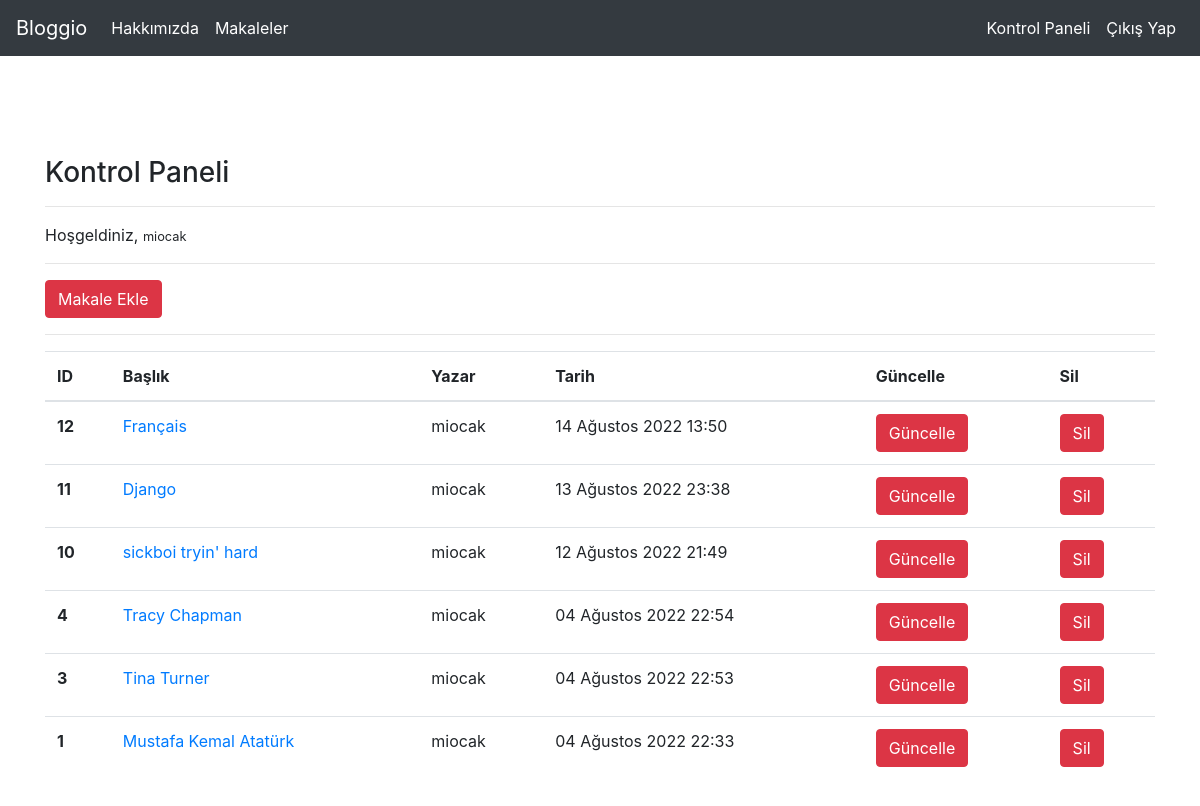
Screenshot of /articles/dashboard/ (signed in) with the database file from the repository.
### article/models.py (models this page shows, shortened)
class Article(models.Model):
    author = models.ForeignKey("auth.User",on_delete = models.CASCADE,verbose_name="Yazar")
    title = models.CharField(max_length= 50,verbose_name="Başlık")
    content = RichTextField()
    created_date = models.DateTimeField(auto_now_add=True,verbose_name="Oluşturulma Tarihi")
    article_image = models.FileField(blank=True,null=True,verbose_name="Makaleye Görsel Ekleyin.")
    class Meta:
        ordering = ['-created_date']

### article/views.py (the view)
# urls.py: path('dashboard/',views.dashboard,name="dashboard"),
@login_required(login_url = "user:login")
def dashboard(request):
    articles = Article.objects.filter(author = request.user)
    context = {
        "articles":articles
    }
    return render(request,"dashboard.html",context)

### templates/dashboard.html
{% extends 'layout.html' %}
{% block body %}
<h3>Kontrol Paneli</h3>
<hr>
<p>
    Hoşgeldiniz, <small>{{request.user.username}}</small>
</p>
<hr>
<a class = "btn btn-danger" href="/articles/addarticle">Makale Ekle</a>
<hr>
{% if articles %}
<table class="table">
        <thead>
          <tr>
            <th scope="col">ID</th>
            <th scope="col">Başlık</th>
            <th scope="col">Yazar</th>
            <th scope="col">Tarih</th>
            <th scope="col">Güncelle</th>
            <th scope="col">Sil</th>
          </tr>
        </thead>
        <tbody>
          {% for article in articles %}
          <tr>
            <th scope="row">{{article.id}}</th>
            <td><a href="/articles/article/{{article.id}}">{{article.title}}</a></td>
            <td>{{article.author.username}}</td>
            <td>{{article.created_date}}</td>
            <td><a href="/articles/update/{{article.id}}" class = "btn btn-danger">Güncelle</a></td>
            <td><a href="/articles/delete/{{article.id}}" class = "btn btn-danger">Sil</a></td>
          </tr>
          {% endfor %}
        </tbody>
      </table>
{% else %}
<div class = "alert alert-danger">
    Henüz bir makaleniz bulunmuyor..
</div>
{% endif %}
{% endblock body %}

### templates/layout.html (shortened to what this page needs)
<!DOCTYPE html>
{% load static %}
<html lang= "en">
<head>
    <link rel="stylesheet" href="https://cdn.jsdelivr.net/npm/bootstrap@4.0.0/dist/css/bootstrap.min.css"></head>
<body>
        {% include 'includes/navbar.html' %}
        <div style = "margin-top : 100px; margin-bottom: 100px;" class = "container">
            {% block body %}
            {% endblock body %}
        </div>
    </body>
</html>

### templates/includes/navbar.html (shortened to what this page needs)
<nav class="navbar navbar-expand-md navbar-dark bg-dark mb-4">
  <a class="navbar-brand" href="{% url 'index'  %}">Bloggio</a>
  <div class="collapse navbar-collapse" id="navbarCollapse">
    <ul class="navbar-nav mr-auto">
      <li class="nav-item active">
        <a class="nav-link" href="{% url 'about'  %}">Hakkımızda</a>
      </li>
      <li class="nav-item active">
          <a class="nav-link" href="{% url 'article:articles'  %}">Makaleler</a>
      </li>
    </ul>
    <ul class="navbar-nav ml-auto">
    {% if request.user.is_authenticated %}
    <li class="nav-item active">
      <a class="nav-link" href="{% url 'article:dashboard'  %}">Kontrol Paneli</a>
    </li>
    <li class="nav-item active">
      <a class="nav-link" href="{% url 'user:logout'  %}">Çıkış Yap</a>
    </li>
    {% endif %}
    </ul>
  </div>
</nav>

### rows the page displays
Article: id "12", title "Français", author.username "miocak", created_date "14 Ağustos 2022 13:50"
Article: id "11", title "Django", author.username "miocak", created_date "13 Ağustos 2022 23:38"
Article: id "10", title "sickboi tryin' hard", author.username "miocak", created_date "12 Ağustos 2022 21:49"
Article: id "4", title "Tracy Chapman", author.username "miocak", created_date "04 Ağustos 2022 22:54"
Article: id "3", title "Tina Turner", author.username "miocak", created_date "04 Ağustos 2022 22:53"
Article: id "1", title "Mustafa Kemal Atatürk", author.username "miocak", created_date "04 Ağustos 2022 22:33"

### other values shown
{{ request.user.username }} "miocak"
